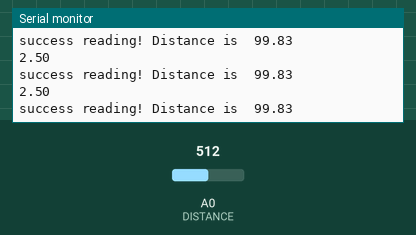
Simulated run of this sketch. Board: Arduino Uno, built with avr-gcc and run on an emulated ATmega328P. On the bench: the last lines printed to the serial monitor. The inputs (shaded band) are chosen by the test bench; at power-on: A0 (DISTANCE) = 512.

Above: at 1.3 s.
1.4 s: A0 (DISTANCE) set to 535
At 1.81 s:
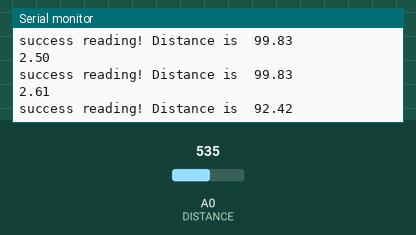
2.9 s: A0 (DISTANCE) set to 564
At 3.4 s:
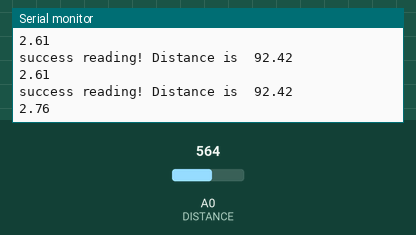
Timing chart, 0 to 5.9 s (numbered marks = the images above; inputs shaded):
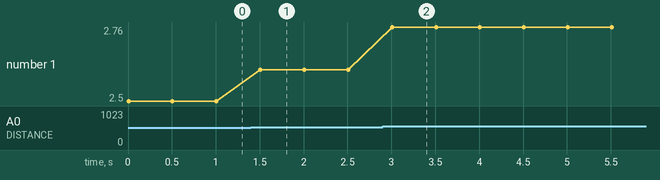

The sketch:

distance_TEST.ino
```cpp
#define DISTANCE A0

float distance;       //cmで距離を表示
float volt;            //電圧表示

void setup() {
  // put your setup code here, to run once:
  Serial.begin(9600);
  Serial.write( "START\n" );
  pinMode( DISTANCE, INPUT );
}

void loop() {
  // put your main code here, to run repeatedly:
  volt = analogRead( DISTANCE ) * 5 / 1023.0;
  Serial.println( volt );  //電圧換算表示
  if ( 1.35 < volt & volt < 2.7 ) {            //有効測距範囲内
    distance = 140.0 / ( volt - 1.10 ) ;
    Serial.print( "success reading! Distance is  " );
    Serial.println( distance );
  }
  delay( 500 );
}
```

Measured:
- the behaviour switches between 552 and 553 on A0 (DISTANCE) (found by bisection; images 1 and 2)
- after the input at 1.4 s, the serial monitor: prints a new line after 0.10 s (image 1)
- after the input at 2.9 s, the serial monitor: prints a new line after 0.11 s (image 2)
- plotted number 1: 2.5 → 2.61 after the input at 1.4 s, 2.61 → 2.76 after the input at 2.9 s
